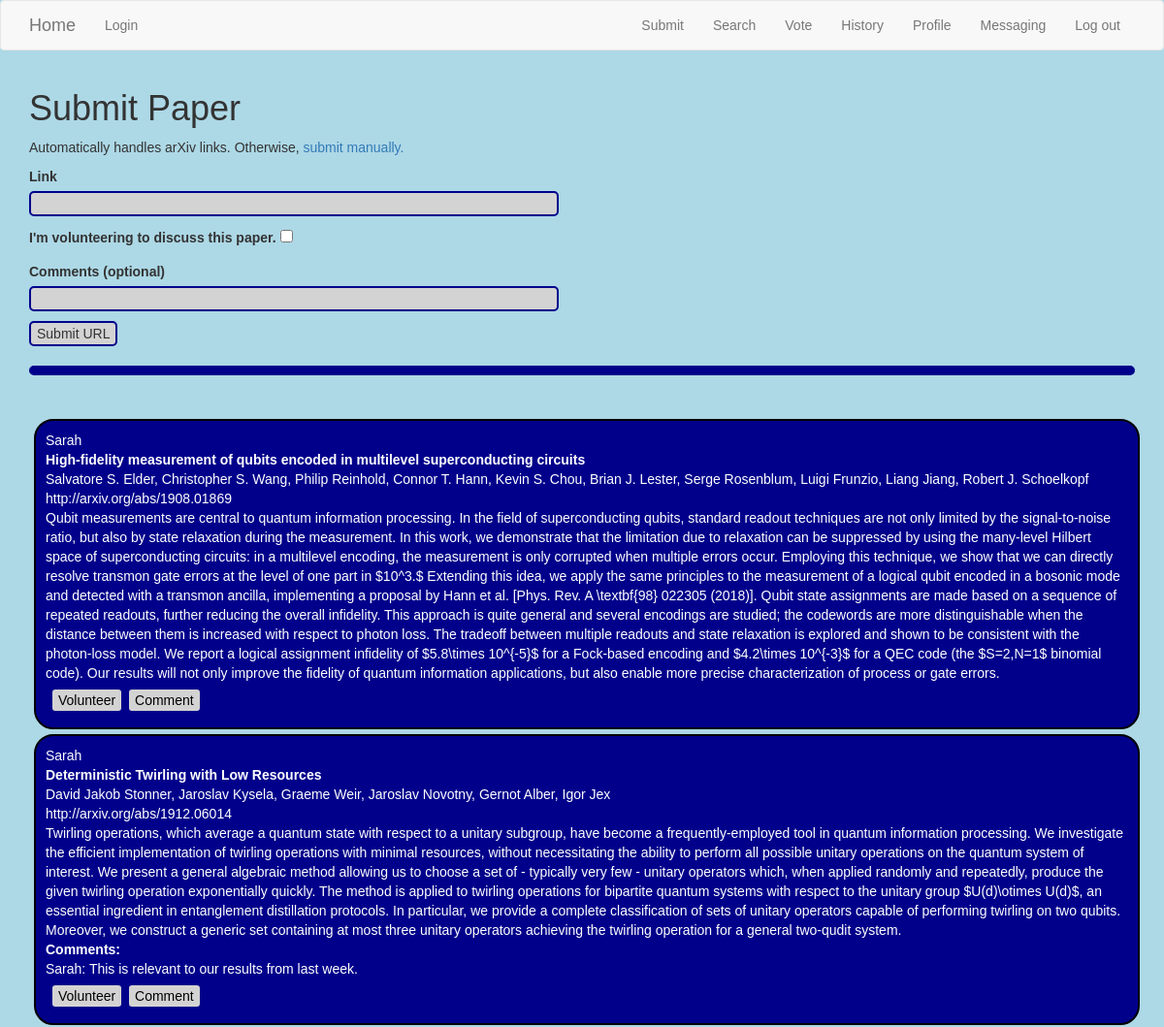
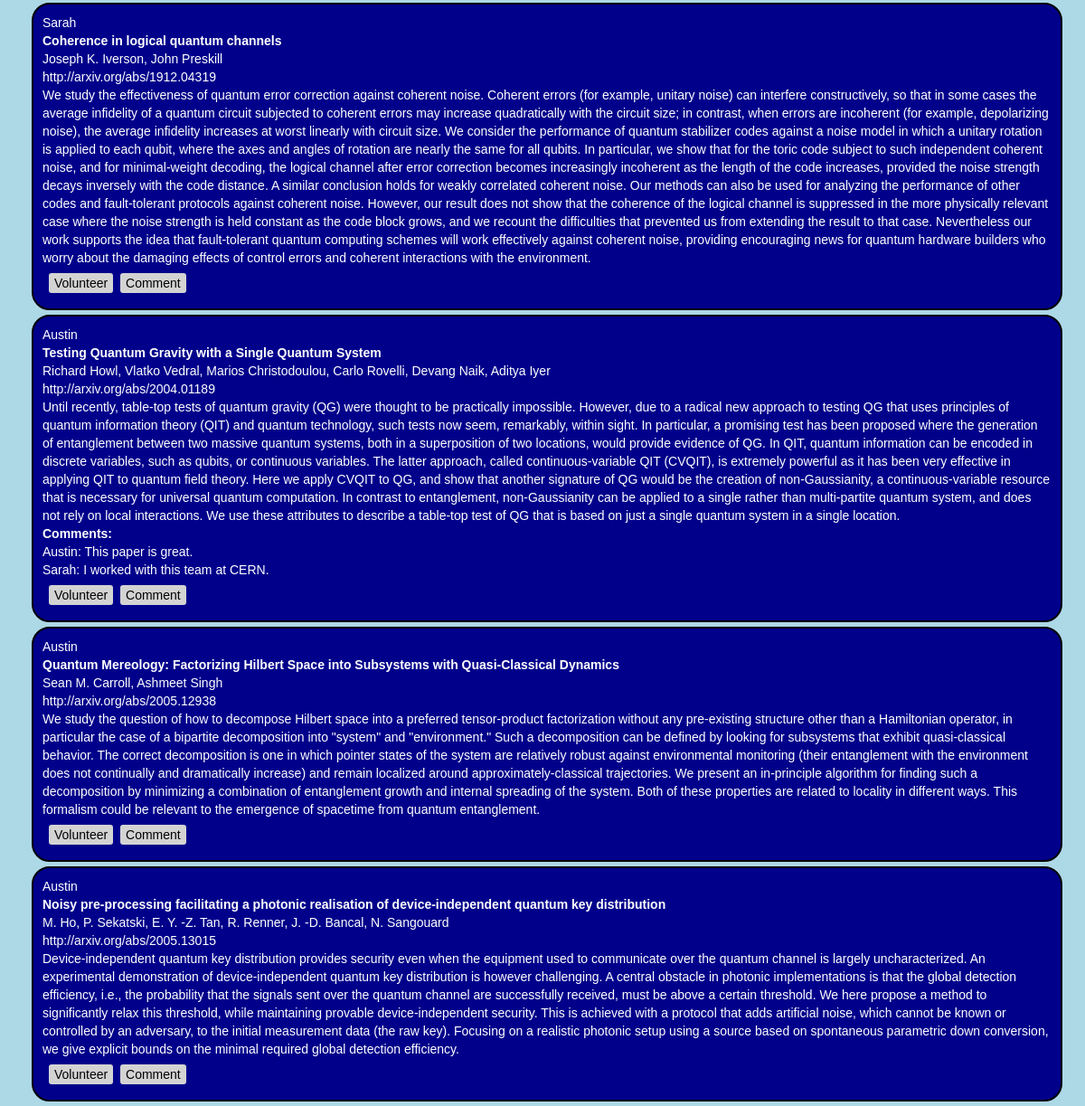
/submit, run on the app's committed database (2 pictures, top to bottom).
### app/models.py (models this page shows, shortened)
class User(UserMixin, db.Model):
    id = db.Column(db.Integer, primary_key=True)
    username = db.Column(db.String(64), index=True, unique=True)
    firstname = db.Column(db.String(64))
    lastname = db.Column(db.String(64))
    email = db.Column(db.String(120), index=True, unique=True)
    password_hash = db.Column(db.String(128))
    admin = db.Column(db.Boolean, default=False)
    password_hold = db.Column(db.String(128))
    retired = db.Column(db.Boolean, default=False)
    hp = db.Column(db.Integer, default=0)

class Paper(db.Model):
    id = db.Column(db.Integer, primary_key=True)
    title = db.Column(db.String(140))
    timestamp = db.Column(db.Date, index=True, default=datetime.utcnow)
    link = db.Column(db.String(140), unique=True)
    abstract = db.Column(db.String(512))
    authors = db.Column(db.String(256))
    voted = db.Column(db.Date)
    score_n = db.Column(db.Integer)
    score_d = db.Column(db.Integer)
    comment = db.Column(db.String(256))
    subber_id = db.Column(db.Integer, db.ForeignKey('user.id'))
    volunteer_id = db.Column(db.Integer, db.ForeignKey('user.id'))
    subber = db.relationship('User', backref='subs',
                             foreign_keys=[subber_id])
    volunteer = db.relationship('User', backref='vols',
                             foreign_keys=[volunteer_id])

### app/main/routes.py (the view, shortened to what this page needs)
@bp.route('/submit', methods=['GET', 'POST'])
def submit():
    form = PaperSubmissionForm()
    papers = (Paper.query.filter(Paper.voted==None)
              .order_by(Paper.timestamp.desc()).all())
    editform = FullEditForm(edits=range(len(papers)))
    editforms = list(zip(papers, editform.edits))
    for i in range(len(editform.data['edits'])):
        paper = editforms[i][0]
        button = editform.data['edits'][i]
        if button['volunteer']:
            paper.volunteer = current_user
        elif button['unvolunteer']:
            paper.volunteer = None
        elif button['unsubmit']:
            db.session.delete(paper)
        elif button['comment']:
            return redirect(url_for('main.comment', id=paper.id))
        else:
            continue
        db.session.commit()
        return redirect(url_for('main.submit'))
    return render_template('main/submit.html', form=form,
                            title='Submit Paper', showsub=True,
                            editform=editform,
                            editforms=editforms, extras=True)

### app/main/forms.py (shortened to what this page needs)
class PaperSubmissionForm(FlaskForm):
    link = StringField('Link', validators=[DataRequired()])
    volunteering = BooleanField("I'm volunteering to discuss this paper.")
    comments = StringField('Comments (optional)')
    submit = SubmitField('Submit URL')

class FullEditForm(FlaskForm):
    edits = FieldList(FormField(EditForm))

### app/templates/main/submit.html (shortened to what this page needs)
{% extends 'base.html' %}
{% block app_content %}
  <h1>Submit Paper</h1>
  <form action='' method='post'>
    <p>
      Automatically handles arXiv links.
      Otherwise, <a href='{{ url_for('main.submit_m') }}'>submit manually.</a>
    </p>
    <p>
      {{ form.link.label }}<br>
      {{ form.link(size=64) }}<br>
    </p>
    <p>
      {{ form.volunteering.label }}
      {{ form.volunteering(size=64) }}<br>
    </p>
    <p>
      {{ form.comments.label }}<br>
      {{ form.comments(size=64) }}<br>
    </p>
    <p>
      {{ form.submit() }}
    </p>
  </form>
  <hr><br>
  <form action='' method='post'>
    {% for i in editforms %}
      {% set paper = i[0] %}
      {% include 'main/_paper.html' %}
      <div class='vote'>
	{% if not i[0].volunteer %}
	  {{ i[1].volunteer() }}
	{% endif %}
	{{ i[1].comment }}
      </div>
      </div>
    {% endfor %}
</form>
{% endblock %}

### app/templates/main/_paper.html (shortened to what this page needs)
<div class='table table-hover'>
  <tr>
    <td width='70px'>
      {% if showsub %}
      <a href="{{ url_for('main.user', username=paper.subber.username) }}">
	{{ paper.subber.firstname }}
      </a>
      <br>
      {% endif %}
    </td>
    <td>
      <span class='title'>{{ paper.title }}</span><br>
      {{ paper.authors }}<br>
      <a href='{{ paper.link }}'>{{ paper.link }}</a><br>
      {{ paper.abstract|replace('\\\\', '\\') }}<br>
      {% if showsub %}{% if paper.comment %}{% set comment = paper.comment.split('\n') %}
      <div class='comment'><span style='font-weight: bold;'>Comments:<br>
	</span>{% for i in comment  %}{{ i }}<br>{% endfor %}</div>
      {% endif %}{% endif %}
    </td>
  </tr>

### app/static/style.css (style rules this page uses)
body { background-color: lightblue; font-family: arial; }
.title { font-weight: bold; }
hr { border: 5px solid darkblue; border-radius: 5px; }
input { border-radius: 5px; border: 2px solid darkblue; background-color: lightgrey; }
.table-hover { border: 2px solid black; border-radius: 20px; padding: 10px; margin: 5px; background-color: darkblue; color: white; }
.table-hover a { color:white; }
.vote { padding: 5px; }
.vote input { color: black; }

### data on the page
Paper: title "High-fidelity measurement of qubits encoded in multilevel superconducting circuits", authors "Salvatore S. Elder, Christopher S. Wang, Philip Reinhold, Connor T. Hann, Kevin S. Chou, Brian J. Lester, Serge Rosenblum, Luigi Frunzio, Liang Jiang, Robert J. Schoelkopf", link "http://arxiv.org/abs/1908.01869", abstract "Qubit measurements are central to quantum information processing. In the field of superconducting qubits, standard readout techniques are not only limited by the signal-to-noise ratio, but also by state relaxation during the measurement. In this work, we demonstrate that the limitation due to relaxation can be suppressed by using the many-level Hilbert space of superconducting circuits: in a multilevel encoding, the measurement is only corrupted when multiple errors occur. Employing this technique, we show that we can directly resolve transmon gate errors at the level of one part in $10^3.$ Extending this idea, we apply the same principles to the measurement of a logical qubit encoded in a…"
User: subber.firstname "Sarah"
Paper: title "Deterministic Twirling with Low Resources", authors "David Jakob Stonner, Jaroslav Kysela, Graeme Weir, Jaroslav Novotny, Gernot Alber, Igor Jex", link "http://arxiv.org/abs/1912.06014", abstract "Twirling operations, which average a quantum state with respect to a unitary subgroup, have become a frequently-employed tool in quantum information processing. We investigate the efficient implementation of twirling operations with minimal resources, without necessitating the ability to perform all possible unitary operations on the quantum system of interest. We present a general algebraic method allowing us to choose a set of - typically very few - unitary operators which, when applied randomly and repeatedly, produce the given twirling operation exponentially quickly. The method is applied to twirling operations for bipartite quantum systems with respect to the unitary group…", comment "Sarah: This is relevant to our results from last week."
Paper: title "Coherence in logical quantum channels", authors "Joseph K. Iverson, John Preskill", link "http://arxiv.org/abs/1912.04319", abstract "We study the effectiveness of quantum error correction against coherent noise. Coherent errors (for example, unitary noise) can interfere constructively, so that in some cases the average infidelity of a quantum circuit subjected to coherent errors may increase quadratically with the circuit size; in contrast, when errors are incoherent (for example, depolarizing noise), the average infidelity increases at worst linearly with circuit size. We consider the performance of quantum stabilizer codes against a noise model in which a unitary rotation is applied to each qubit, where the axes and angles of rotation are nearly the same for all qubits. In particular, we show that for the toric code…"
Paper: title "Testing Quantum Gravity with a Single Quantum System", authors "Richard Howl, Vlatko Vedral, Marios Christodoulou, Carlo Rovelli, Devang Naik, Aditya Iyer", link "http://arxiv.org/abs/2004.01189", abstract "Until recently, table-top tests of quantum gravity (QG) were thought to be practically impossible. However, due to a radical new approach to testing QG that uses principles of quantum information theory (QIT) and quantum technology, such tests now seem, remarkably, within sight. In particular, a promising test has been proposed where the generation of entanglement between two massive quantum systems, both in a superposition of two locations, would provide evidence of QG. In QIT, quantum information can be encoded in discrete variables, such as qubits, or continuous variables. The latter approach, called continuous-variable QIT (CVQIT), is extremely powerful as it has been very effective in…", comment "Austin: This paper is great." "Sarah: I worked with this team at CERN."
User: subber.firstname "Austin"
Paper: title "Quantum Mereology: Factorizing Hilbert Space into Subsystems with Quasi-Classical Dynamics", authors "Sean M. Carroll, Ashmeet Singh", link "http://arxiv.org/abs/2005.12938", abstract "We study the question of how to decompose Hilbert space into a preferred tensor-product factorization without any pre-existing structure other than a Hamiltonian operator, in particular the case of a bipartite decomposition into \"system\" and \"environment.\" Such a decomposition can be defined by looking for subsystems that exhibit quasi-classical behavior. The correct decomposition is one in which pointer states of the system are relatively robust against environmental monitoring (their entanglement with the environment does not continually and dramatically increase) and remain localized around approximately-classical trajectories. We present an in-principle algorithm for finding such a…"
Paper: title "Noisy pre-processing facilitating a photonic realisation of device-independent quantum key distribution", authors "M. Ho, P. Sekatski, E. Y. -Z. Tan, R. Renner, J. -D. Bancal, N. Sangouard", link "http://arxiv.org/abs/2005.13015", abstract "Device-independent quantum key distribution provides security even when the equipment used to communicate over the quantum channel is largely uncharacterized. An experimental demonstration of device-independent quantum key distribution is however challenging. A central obstacle in photonic implementations is that the global detection efficiency, i.e., the probability that the signals sent over the quantum channel are successfully received, must be above a certain threshold. We here propose a method to significantly relax this threshold, while maintaining provable device-independent security. This is achieved with a protocol that adds artificial noise, which cannot be known or controlled by…"
